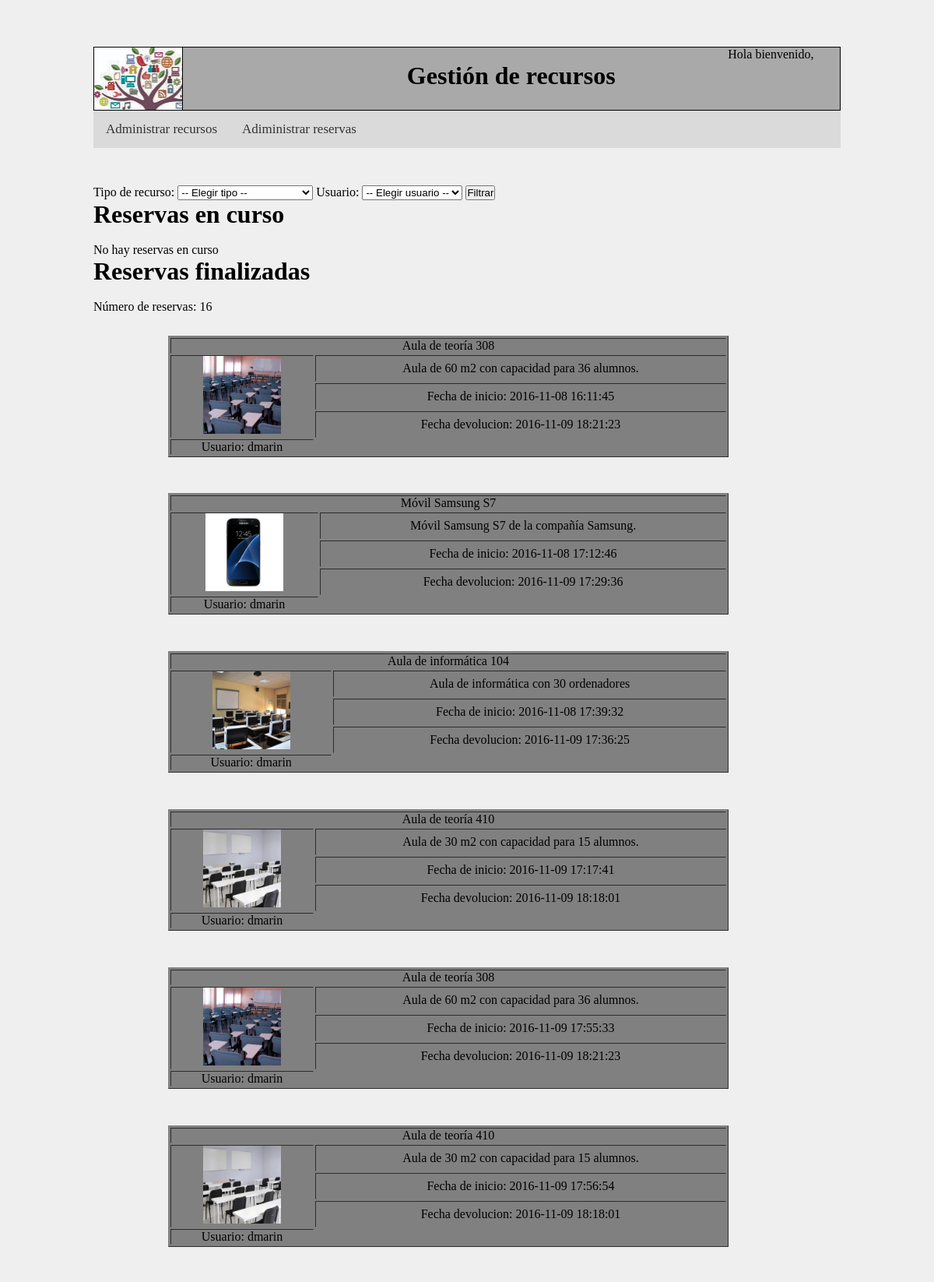
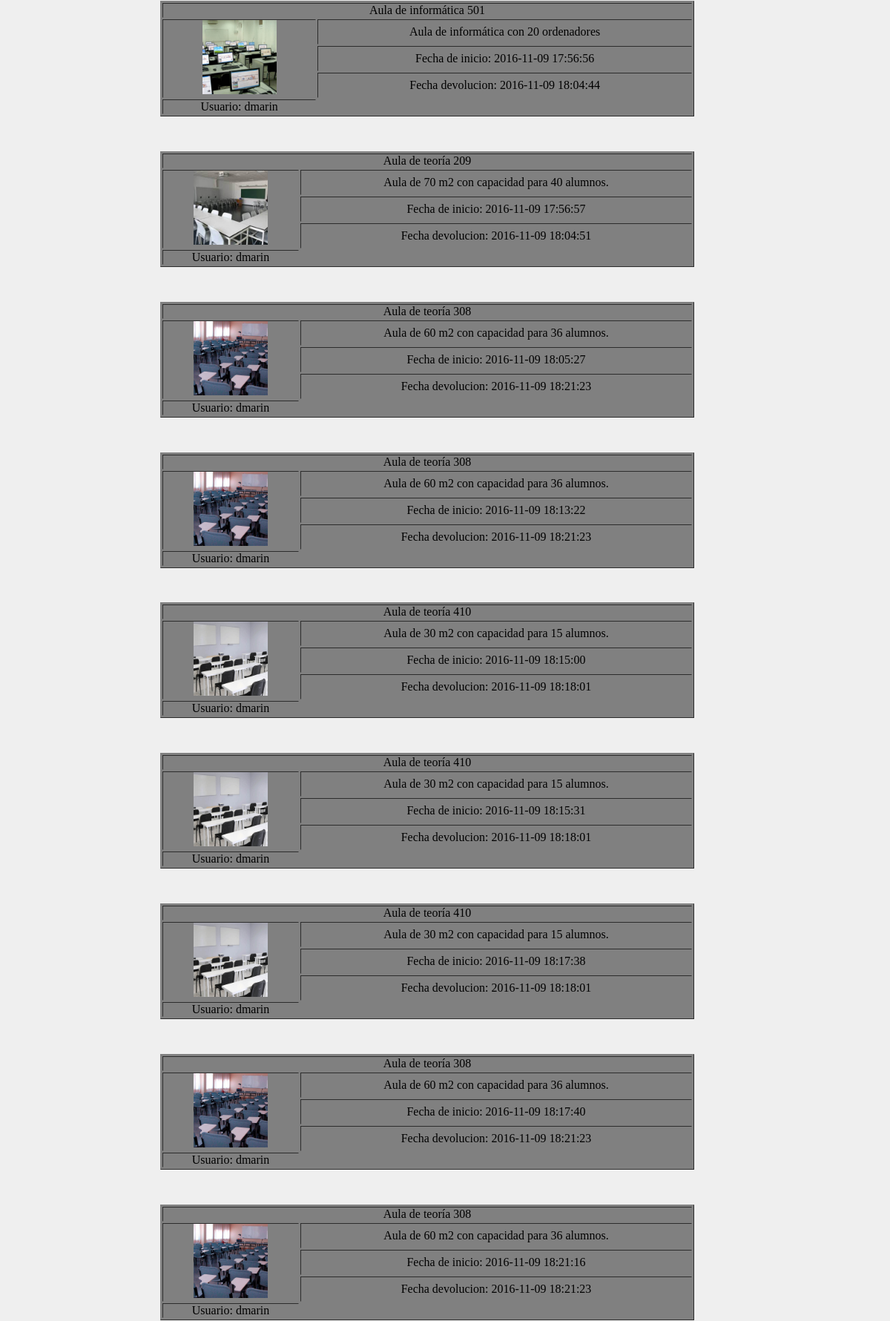
The page /proyecto_v3.0/php/administrador_reserva.php (upper part) on the database its author committed (2 pictures, top to bottom).
### tables this page shows
CREATE TABLE `tbl_reserva` (
  `res_id` int(4) NOT NULL,
  `res_fechainicio` datetime NOT NULL,
  `res_fechafinal` datetime DEFAULT NULL,
  `res_recursoid` int(2) NOT NULL,
  `res_usuarioid` int(3) NOT NULL
);

CREATE TABLE `tbl_recurso` (
  `rec_id` int(2) NOT NULL,
  `rec_nombre` varchar(30) NOT NULL,
  `rec_foto` varchar(15) NOT NULL,
  `rec_descripcion` varchar(200) NOT NULL,
  `rec_tipoid` int(2) NOT NULL,
  `rec_estado` varchar(15) NOT NULL
);

CREATE TABLE `tbl_usuario` (
  `usu_id` int(3) NOT NULL,
  `usu_nickname` varchar(15) NOT NULL,
  `usu_nombre` varchar(15) NOT NULL,
  `usu_apellido` varchar(15) NOT NULL,
  `usu_correo` varchar(30) NOT NULL,
  `usu_cargo` varchar(15) NOT NULL,
  `usu_foto` varchar(20) NOT NULL,
  `usu_contrasena` varchar(15) NOT NULL
);

### proyecto_v3.0/php/administrador_reserva.php (the view, shortened to what this page needs)
<?php
		$conexion = mysqli_connect('localhost', 'root', '', 'bd_proyecto2');
		extract($_REQUEST);
		$sql = "SELECT * FROM tbl_tiporecurso ORDER BY tr_id";
		$encurso =	" SELECT * FROM tbl_reserva INNER JOIN tbl_recurso ON tbl_recurso.rec_id = tbl_reserva.res_recursoid INNER JOIN tbl_usuario ON tbl_usuario.usu_id = tbl_reserva.res_usuarioid WHERE res_fechafinal IS NULL";
		$finaliza =	" SELECT * FROM tbl_reserva INNER JOIN tbl_recurso ON tbl_recurso.rec_id = tbl_reserva.res_recursoid INNER JOIN tbl_usuario ON tbl_usuario.usu_id = tbl_reserva.res_usuarioid WHERE res_fechafinal IS NOT NULL ";
		$reservas = mysqli_query($conexion, $encurso);
		$reservas1 = mysqli_query($conexion, $finaliza);
		$tipos = mysqli_query($conexion, $sql);
?>
<!DOCTYPE html>
<html>
<head>
	<link rel="stylesheet" type="text/css" href="../css/recursos.css">
</head>
<body>
<div class="header">
			<div class="logo">
			</div>
			<div class="profile">
			<p class="welcome">Hola bienvenido, <br /></p>
			</div>
			<h1 align="center">Gestión de recursos</h1>
	</div>
<nav>
	<ul class="topnav">
		<li class="li"><a href="administrador_recursos.php">Administrar recursos</a></li>
		<li class="li"><a href="#">Adiministrar reservas</a></li>
	</ul>
</nav>
<?php
if(mysqli_num_rows($tipos)>0){
	?>
<form action="administrador_reserva.php" method="get" class="formtipo">
Tipo de recurso:
	<select name="tr_id">
		<option value="0">-- Elegir tipo --</option>
	</select>
	Usuario:
	<select name="usu_id">
		<option value="0">-- Elegir usuario --</option>
		<?php
		}
			?>
	</select>
	<input type="submit" name="enviar" value="Filtrar">
</form>
<h1>Reservas en curso</h1>
<br/>
<?php
	if (mysqli_num_rows($reservas)>0) {
		echo "Número de reservas: " . mysqli_num_rows($reservas) . "<br/><br/>";
						while($reserva	=	mysqli_fetch_array($reservas)){
							echo "<div class='content_rec'>";
								echo "<table border>";
									echo "<tr>";
										echo "<td colspan='2'>" .$reserva['rec_nombre']. "</td>";
									echo "</tr>";
									echo "<tr>";
										echo "<td rowspan='3'><img class='img_recu'  width='100' src='../img/recursos/".$reserva['rec_foto']."'></td>";
										echo "<td>".$reserva['rec_descripcion']."</td>";
									echo "</tr>";
									echo "<tr>";
										echo "<td>Fecha de inicio: " .$reserva['res_fechainicio']. "</td>";
									echo "</tr>";
									echo "<tr>";
										echo "<td>Usuario: " .$reserva['usu_nickname']. "</td>";
									echo "</tr>";
								echo "</table>";
								echo "</div>";
								echo "<br/>";
							}
					} else {
						echo "No hay reservas en curso";
					}
	?>
	<h1>Reservas finalizadas</h1>
<br/>
<?php
	if (mysqli_num_rows($reservas1)>0) {
		echo "Número de reservas: " . mysqli_num_rows($reservas1) . "<br/><br/>";
						while($reserva1	=	mysqli_fetch_array($reservas1)){
							echo "<div class='content_rec'>";
								echo "<table border>";
									echo "<tr>";
										echo "<td colspan='2'>" .$reserva1['rec_nombre']. "</td>";
									echo "</tr>";
									echo "<tr>";
										echo "<td rowspan='3'><img class='img_recu' width='100' src='../img/recursos/".$reserva1['rec_foto']."'></td>";
										echo "<td>".$reserva1['rec_descripcion']."</td>";
									echo "</tr>";
									echo "<tr>";
										echo "<td>Fecha de inicio: " .$reserva1['res_fechainicio']. "</td>";
									echo "</tr>";
									echo "<tr>";
										echo "<td>Fecha devolucion: " .$reserva1['res_fechafinal']. "</td>";
									echo "</tr>";
									echo "<tr>";
										echo "<td>Usuario: " .$reserva1['usu_nickname']. "</td>";
									echo "</tr>";
								echo "</table>";
								echo "</div>";
								echo "<br/>";
							}
					} else {
						echo "No se ha realizado ninguna reserva";
					}
	?>
</body>
</html>

### proyecto_v3.0/css/recursos.css (style rules this page uses)
* { margin:0px; padding:0px; }
body { background-color: #EFEFEF; width: 80%; margin: 5% 10%; }
.header { height: 80px; background-color: #A9A9A9; border: solid 1px black; }
.logo { background-image: url("../img/banner_opt.jpg"); height: 100%; width: 11.75%; border-right: solid 1px black; float: left; }
.welcome { position: relative; margin-left: 85%; width: 25%; }
nav { margin: 0; padding: 0; background-color: #DADADA; }
nav ul.topnav { list-style-type: none; overflow: hidden; }
nav ul.topnav li { float: left; }
nav ul.topnav li a { display: inline-block; color: #333; text-align: center; padding: 14px 16px; text-decoration: none; transition: 0.3s; font-size: 17px; }
.content_rec { margin-top: 1%; margin-bottom: 2%; text-align:center; width: 75%; background-color:gray; margin-left: 10%; }
.content_rec table { width: 100%; }
.formtipo { margin-top: 5%; }

### rows shown on the page
tbl_reserva: tbl_recurso.rec_nombre "Aula de teoría 308", tbl_recurso.rec_foto (picture), tbl_recurso.rec_descripcion "Aula de 60 m2 con capacidad para 36 alumnos.", res_fechainicio "2016-11-08 16:11:45", res_fechafinal "2016-11-09 18:21:23", tbl_usuario.usu_nickname "dmarin"
tbl_reserva: tbl_recurso.rec_nombre "Móvil Samsung S7", tbl_recurso.rec_foto (picture), tbl_recurso.rec_descripcion "Móvil Samsung S7 de la compañía Samsung.", res_fechainicio "2016-11-08 17:12:46", res_fechafinal "2016-11-09 17:29:36", tbl_usuario.usu_nickname "dmarin"
tbl_reserva: tbl_recurso.rec_nombre "Aula de informática 104", tbl_recurso.rec_foto (picture), tbl_recurso.rec_descripcion "Aula de informática con 30 ordenadores", res_fechainicio "2016-11-08 17:39:32", res_fechafinal "2016-11-09 17:36:25", tbl_usuario.usu_nickname "dmarin"
tbl_reserva: tbl_recurso.rec_nombre "Aula de teoría 410", tbl_recurso.rec_foto (picture), tbl_recurso.rec_descripcion "Aula de 30 m2 con capacidad para 15 alumnos.", res_fechainicio "2016-11-09 17:17:41", res_fechafinal "2016-11-09 18:18:01", tbl_usuario.usu_nickname "dmarin"
tbl_reserva: tbl_recurso.rec_nombre "Aula de teoría 308", tbl_recurso.rec_foto (picture), tbl_recurso.rec_descripcion "Aula de 60 m2 con capacidad para 36 alumnos.", res_fechainicio "2016-11-09 17:55:33", res_fechafinal "2016-11-09 18:21:23", tbl_usuario.usu_nickname "dmarin"
tbl_reserva: tbl_recurso.rec_nombre "Aula de teoría 410", tbl_recurso.rec_foto (picture), tbl_recurso.rec_descripcion "Aula de 30 m2 con capacidad para 15 alumnos.", res_fechainicio "2016-11-09 17:56:54", res_fechafinal "2016-11-09 18:18:01", tbl_usuario.usu_nickname "dmarin"
tbl_reserva: tbl_recurso.rec_nombre "Aula de informática 501", tbl_recurso.rec_foto (picture), tbl_recurso.rec_descripcion "Aula de informática con 20 ordenadores", res_fechainicio "2016-11-09 17:56:56", res_fechafinal "2016-11-09 18:04:44", tbl_usuario.usu_nickname "dmarin"
tbl_reserva: tbl_recurso.rec_nombre "Aula de teoría 209", tbl_recurso.rec_foto (picture), tbl_recurso.rec_descripcion "Aula de 70 m2 con capacidad para 40 alumnos.", res_fechainicio "2016-11-09 17:56:57", res_fechafinal "2016-11-09 18:04:51", tbl_usuario.usu_nickname "dmarin"
tbl_reserva: tbl_recurso.rec_nombre "Aula de teoría 308", tbl_recurso.rec_foto (picture), tbl_recurso.rec_descripcion "Aula de 60 m2 con capacidad para 36 alumnos.", res_fechainicio "2016-11-09 18:05:27", res_fechafinal "2016-11-09 18:21:23", tbl_usuario.usu_nickname "dmarin"
tbl_reserva: tbl_recurso.rec_nombre "Aula de teoría 308", tbl_recurso.rec_foto (picture), tbl_recurso.rec_descripcion "Aula de 60 m2 con capacidad para 36 alumnos.", res_fechainicio "2016-11-09 18:13:22", res_fechafinal "2016-11-09 18:21:23", tbl_usuario.usu_nickname "dmarin"
tbl_reserva: tbl_recurso.rec_nombre "Aula de teoría 410", tbl_recurso.rec_foto (picture), tbl_recurso.rec_descripcion "Aula de 30 m2 con capacidad para 15 alumnos.", res_fechainicio "2016-11-09 18:15:00", res_fechafinal "2016-11-09 18:18:01", tbl_usuario.usu_nickname "dmarin"
tbl_reserva: tbl_recurso.rec_nombre "Aula de teoría 410", tbl_recurso.rec_foto (picture), tbl_recurso.rec_descripcion "Aula de 30 m2 con capacidad para 15 alumnos.", res_fechainicio "2016-11-09 18:15:31", res_fechafinal "2016-11-09 18:18:01", tbl_usuario.usu_nickname "dmarin"
tbl_reserva: tbl_recurso.rec_nombre "Aula de teoría 410", tbl_recurso.rec_foto (picture), tbl_recurso.rec_descripcion "Aula de 30 m2 con capacidad para 15 alumnos.", res_fechainicio "2016-11-09 18:17:38", res_fechafinal "2016-11-09 18:18:01", tbl_usuario.usu_nickname "dmarin"
tbl_reserva: tbl_recurso.rec_nombre "Aula de teoría 308", tbl_recurso.rec_foto (picture), tbl_recurso.rec_descripcion "Aula de 60 m2 con capacidad para 36 alumnos.", res_fechainicio "2016-11-09 18:17:40", res_fechafinal "2016-11-09 18:21:23", tbl_usuario.usu_nickname "dmarin"
tbl_reserva: tbl_recurso.rec_nombre "Aula de teoría 308", tbl_recurso.rec_foto (picture), tbl_recurso.rec_descripcion "Aula de 60 m2 con capacidad para 36 alumnos.", res_fechainicio "2016-11-09 18:21:16", res_fechafinal "2016-11-09 18:21:23", tbl_usuario.usu_nickname "dmarin"

### other values the page prints
mysqli_num_rows($reservas1) "16"
